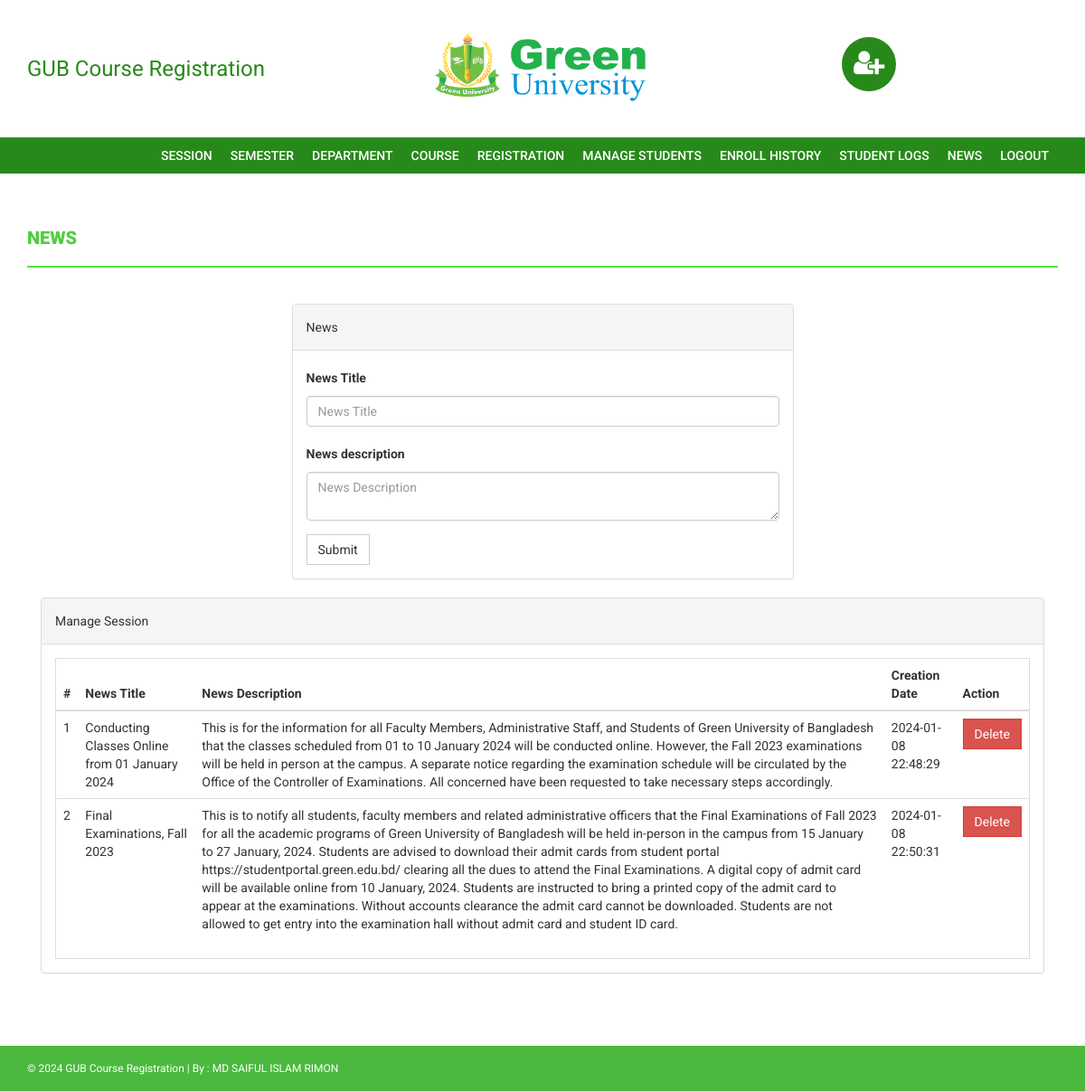
The app's page /admin/news.php (signed in) with its own data.
### tables this page shows
CREATE TABLE `news` (
  `id` int(11) NOT NULL,
  `newstitle` varchar(255) DEFAULT NULL,
  `newsDescription` mediumtext DEFAULT NULL,
  `postingDate` timestamp NULL DEFAULT current_timestamp()
);

### admin/news.php (the view, shortened to what this page needs)
<?php
if(strlen($_SESSION['alogin'])==0)
    {
header('location:index.php');
}else{
?>
<!DOCTYPE html>
<html xmlns="http://www.w3.org/1999/xhtml">
<head>
    <link href="../assets/css/bootstrap.css" rel="stylesheet" />
    <link href="../assets/css/font-awesome.css" rel="stylesheet" />
    <link href="../assets/css/style.css" rel="stylesheet" />
</head>
<body>
<?php include('includes/header.php');?>
<?php if($_SESSION['alogin']!="")
{
 include('includes/menubar.php');
}
 ?>
    <div class="content-wrapper">
        <div class="container">
              <div class="row">
                    <div class="col-md-12">
                        <h1 class="page-head-line">News  </h1>
                    </div>
                </div>
                <div class="row" >
                  <div class="col-md-3"></div>
                    <div class="col-md-6">
                        <div class="panel panel-default">
                        <div class="panel-heading">
                           News
                        </div>
                        <div class="panel-body">
                       <form name="dept" method="post">
   <div class="form-group">
    <label for="department">News Title </label>
    <input type="text" class="form-control" id="newstitle" name="newstitle" placeholder="News Title" required />
  </div>
     <div class="form-group">
    <label for="department">News description </label>
    <textarea class="form-control" id="description" name="description" placeholder="News Description" required></textarea>
  </div>
 <button type="submit" name="submit" class="btn btn-default">Submit</button>
</form>
                            </div>
                            </div>
                    </div>
                </div>
                <div class="col-md-12">
                    <div class="panel panel-default">
                        <div class="panel-heading">
                            Manage Session
                        </div>
                        <div class="panel-body">
                            <div class="table-responsive table-bordered">
                                <table class="table">
                                    <thead>
                                        <tr>
                                            <th>#</th>
                                            <th>News Title</th>
                                            <th>News Description</th>
                                            <th>Creation Date</th>
                                            <th>Action</th>
                                        </tr>
                                    </thead>
                                    <tbody>
<?php
$sql=mysqli_query($con,"select * from news");
$cnt=1;
while($row=mysqli_fetch_array($sql))
{
?>
                                        <tr>
                                            <td><?php echo $cnt;?></td>
                                            <td><?php echo htmlentities($row['newstitle']);?></td>
                                            <td><?php echo htmlentities($row['newsDescription']);?></td>
                                            <td><?php echo htmlentities($row['postingDate']);?></td>
                                            <td>
  <a href="news.php?id=<?php echo $row['id']?>&del=delete" onClick="return confirm('Are you sure you want to delete?')">
                                            <button class="btn btn-danger">Delete</button>
</a>
                                            </td>
                                        </tr>
<?php
$cnt++;
} ?>
                                    </tbody>
                                </table>
                            </div>
                        </div>
                    </div>
                </div>
            </div>
        </div>
  <?php include('../includes/footer.php');?>
</body>
</html>
<?php } ?>

### assets/css/style.css (style rules this page uses)
body { font-family: 'Roboto', sans-serif; line-height: 30px; }
.content-wrapper { margin-top: 40px; min-height: 600px; padding-bottom: 60px; }
.page-head-line { font-weight: 900; padding-bottom: 20px; border-bottom: 2px solid #51e53d; text-transform: uppercase; color: #50CE40; font-size: 20px; margin-bottom: 40px; }
.btn { border-radius: 0px; -webkit-border-radius: 0px; -moz-border-radius: 0px; }

### records on screen
news: newstitle "Conducting Classes Online from 01 January 2024", newsDescription "This is for the information for all Faculty Members, Administrative Staff, and Students of Green University of Bangladesh that the classes scheduled from 01 to 10 January 2024 will be conducted online. However, the Fall 2023 examinations will be held in person at the campus. A separate notice regarding the examination schedule will be circulated by the Office of the Controller of Examinations. All concerned have been requested to take necessary steps accordingly.", postingDate "2024-01-08 22:48:29"
news: newstitle "Final Examinations, Fall 2023", newsDescription "This is to notify all students, faculty members and related administrative officers that the Final Examinations of Fall 2023 for all the academic programs of Green University of Bangladesh will be held in-person in the campus from 15 January to 27 January, 2024. Students are advised to download their admit cards from student portal https://studentportal.green.edu.bd/ clearing all the dues to attend the Final Examinations. A digital copy of admit card will be available online from 10 January, 2024. Students are instructed to bring a printed copy of the admit card to appear at the examinations. Without accounts clearance the admit card cannot be downloaded. Students are not allowed to get…", postingDate "2024-01-08 22:50:31"
